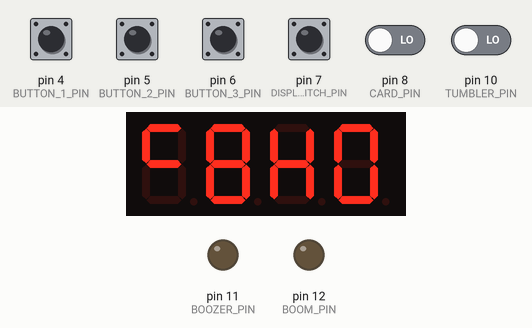
Bench run of a sketch on a simulated Arduino Uno, built with avr-gcc and run on an emulated ATmega328P. On the bench: 4-digit seven-segment display, output pins drawn as LEDs (lit = HIGH). Wiring (inferred from the names in the program): IR receiver: data pin 9. The inputs (shaded band) are chosen by the test bench; at power-on: pin 4 (BUTTON_1_PIN), pin 5 (BUTTON_2_PIN), pin 6 (BUTTON_3_PIN), pin 7 (DISPLAY_SWITCH_PIN), pin 8 (CARD_PIN), pin 10 (TUMBLER_PIN) LOW.

Above: at 1.2 s.
1.3 s: pin 10 (TUMBLER_PIN) driven HIGH
At 1.82 s:
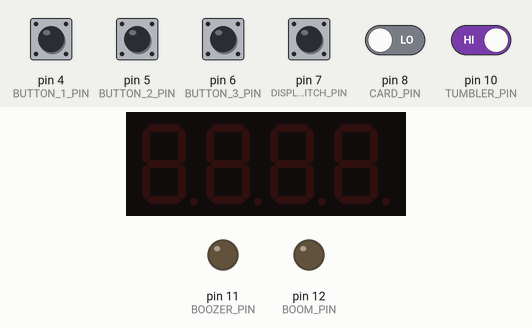
At 3.5 s:
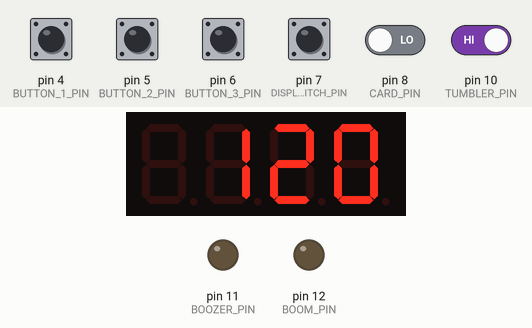
Timing chart, 0 to 5.0 s (numbered marks = the images above; inputs shaded):
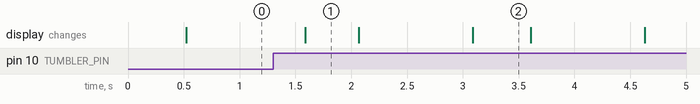

The sketch:

arduino-predator-bomb.ino
```cpp
#include <Arduino.h>
#include <TM1637Display.h>


// === PINS ==
#define DISPLAY_CLK_PIN 2
#define DISPLAY_DIO_PIN 3
#define BUTTON_1_PIN 4
#define BUTTON_2_PIN 5
#define BUTTON_3_PIN 6
#define DISPLAY_SWITCH_PIN 7
#define CARD_PIN 8
#define REMOTE_PIN 9
#define TUMBLER_PIN 10
#define BOOZER_PIN 11
#define BOOM_PIN 12

// === Settings ===
const uint16_t initialTimer = 30 * 60;  // в секундах
const uint16_t remoteTimer = 2 * 60;  // в секундах

#define ONE_SECOND 1000
#define DEBOUNCE_DELAY 500
#define BOOM_DURATION 5000

// === Components ===
TM1637Display tm_display(DISPLAY_CLK_PIN, DISPLAY_DIO_PIN);

// === Variables ===
uint8_t (*encodeDigit)(uint8_t);
void (*button1Push)();
void (*button2Push)();
void (*button3Push)();
uint16_t totalSecs;
uint32_t timerStartMillis;
bool timerOn;
bool readTmblr;


void setup() {
  pinMode(BUTTON_1_PIN, INPUT);
  pinMode(BUTTON_2_PIN, INPUT);
  pinMode(BUTTON_3_PIN, INPUT);
  pinMode(DISPLAY_SWITCH_PIN, INPUT);
  pinMode(CARD_PIN, INPUT);
  pinMode(REMOTE_PIN, INPUT);
  pinMode(TUMBLER_PIN, INPUT);
  pinMode(BOOZER_PIN, OUTPUT);
  pinMode(BOOM_PIN, OUTPUT);

  digitalWrite(BOOZER_PIN, LOW);
  digitalWrite(BOOM_PIN, LOW);


  encodeDigit = encodePredatorDigit; // tm_display.encodeDigit;
  button1Push = divide_secs_2;
  button2Push = divide_secs_3;
  button3Push = set_total_secs_10;
  timerOn = false;
  readTmblr = true;

  tm_display.clear();
  tm_display.setBrightness(7);
}

void loop() {
  checkControls();
  tick();
}

void checkControls() {
  if (digitalRead(BUTTON_1_PIN) == HIGH) {
    static uint32_t lastDebounce1Time;
    if ((millis() - lastDebounce1Time) > DEBOUNCE_DELAY) {
      button1Push();
      lastDebounce1Time = millis();
    }
  }
  if (digitalRead(BUTTON_2_PIN) == HIGH) {
    static uint32_t lastDebounce2Time;
    if ((millis() - lastDebounce2Time) > DEBOUNCE_DELAY) {
      button2Push();
      lastDebounce2Time = millis();
    }
  }
  if (digitalRead(BUTTON_3_PIN) == HIGH) {
    static uint32_t lastDebounce3Time;
    if ((millis() - lastDebounce3Time) > DEBOUNCE_DELAY) {
      button3Push();
      lastDebounce3Time = millis();
    }
  }
  if (digitalRead(DISPLAY_SWITCH_PIN) == HIGH) {
    encodeDigit = encodeHumanDigit;
  } else {
    encodeDigit = encodePredatorDigit;
  }
  if (digitalRead(CARD_PIN) == HIGH) {
    button1Push = stopTimer;
    button2Push = startTimer;
    button3Push = resetTimer;
    encodeDigit = encodeHumanDigit;
  } else {
    button1Push = divide_secs_2;
    button2Push = divide_secs_3;
    button3Push = set_total_secs_10;
    encodeDigit = encodePredatorDigit;
  }
  if (digitalRead(REMOTE_PIN) == HIGH) {
    static uint32_t lastDebounceRemoteTime;
    if ((millis() - lastDebounceRemoteTime) > DEBOUNCE_DELAY) {
      remoteReset();
      startTimer();
      lastDebounceRemoteTime = millis();
    }
  }
  if (digitalRead(TUMBLER_PIN) == HIGH) {
    if (readTmblr) {
      resetTimer();
      startTimer();
      readTmblr = false;
    }
  } else {
    readTmblr = true;
  }
}

void tick() {
  if (!timerOn) {
    return;
  }
  if (totalSecs <= 0) {
    stopTimer();
    boom();
    return;
  }

  uint32_t curMillis = millis();
  uint32_t secondsLeft = (curMillis - timerStartMillis) / 1000ul;
  if (secondsLeft > 0) {
    timerStartMillis = curMillis;
    totalSecs = totalSecs - 1;
    showTime(totalSecs);
  }
}

void sad_melody() {
  digitalWrite(BOOZER_PIN, HIGH);
  delay(200);
  digitalWrite(BOOZER_PIN, LOW);
  delay(200);
  digitalWrite(BOOZER_PIN, HIGH);
  delay(200);
  digitalWrite(BOOZER_PIN, LOW);
  delay(200);
  digitalWrite(BOOZER_PIN, HIGH);
  delay(200);
  digitalWrite(BOOZER_PIN, LOW);
  delay(200);
}

void boom()
{
  delay(ONE_SECOND);
  sad_melody();
  digitalWrite(BOOM_PIN, HIGH);
  delay(BOOM_DURATION);
  digitalWrite(BOOM_PIN, LOW);
}
```

controls.ino
```cpp
void divide_secs_2() {
  totalSecs = totalSecs / 2;
}

void divide_secs_3() {
  totalSecs = totalSecs / 3;
}

void set_total_secs_10() {
  totalSecs = 10;
}

void stopTimer() {
  timerOn = false;
}

void startTimer() {
  if (timerOn == false) {
    timerStartMillis = millis();
    timerOn = true;
  }
}

void resetTimer() {
  stopTimer();
  totalSecs = initialTimer;
  showTime(totalSecs);
  tm_display.clear();
}

void remoteReset() {
  stopTimer();
  totalSecs = remoteTimer;
  showStatus();
  delay(ONE_SECOND);
  showTime(totalSecs);
}
```

display.ino
```cpp
const uint8_t digitToPredatorSegment[] = {
//      A
//     ---
//  F |   | B
//     -G-
//  E |   | C
//     ---
//      D
 // XGFEDCBA
  0b00101101,    // 0
  0b01001001,    // 1
  0b00100110,    // 2
  0b01011100,    // 3
  0b00100011,    // 4
  0b01000110,    // 5
  0b00111100,    // 6
  0b00101011,    // 7
  0b01100101,    // 8
  0b00010101,    // 9
  0b01100001,    // Г
  0b01111111,    // В
  0b01110110,    // Н
  0b00111111,    // О
  0b01111001,    // E
  0b01110001     // F
  };

const uint8_t digitToHumanSegment[] = {
//      A
//     ---
//  F |   | B
//     -G-
//  E |   | C
//     ---
//      D
 // XGFEDCBA
  0b00111111,    // 0
  0b00000110,    // 1
  0b01011011,    // 2
  0b01001111,    // 3
  0b01100110,    // 4
  0b01101101,    // 5
  0b01111101,    // 6
  0b00000111,    // 7
  0b01111111,    // 8
  0b01101111,    // 9
  0b01110111,    // A
  0b01111100,    // b
  0b00111001,    // C
  0b01011110,    // d
  0b01111001,    // E
  0b01110001     // F
  };

uint8_t encodePredatorDigit(uint8_t digit) {
  return digitToPredatorSegment[digit & 0x0f];
}

uint8_t encodeHumanDigit(uint8_t digit) {
  return digitToHumanSegment[digit & 0x0f];
}

uint8_t* encodePair(uint16_t x) {
  static uint8_t r[2];
  r[0] = encodeDigit(x / 10);
  r[1] = encodeDigit(x % 10);
  return r;
}

void showTime(uint16_t secs) {
//  uint8_t data[] = { secs / , 0, 0, 0 };
  tm_display.showNumberDec(secs);

//  tm_display.setSegments(encodePair(secs / 60ul), 2, 0);
//  tm_display.setSegments(encodePair(secs % 60ul), 2, 2);
}

void showStatus() {
  uint8_t data[] = { encodePredatorDigit(10), encodePredatorDigit(11), encodePredatorDigit(12), encodePredatorDigit(13) };
  tm_display.setSegments(data);
}
```

Measured:
- after the input at 1.3 s, the display: changes after 0.29 s (image 1)
- what the display in image 1 shows lasts 0.5 s, from 1.6 s to 2.1 s
